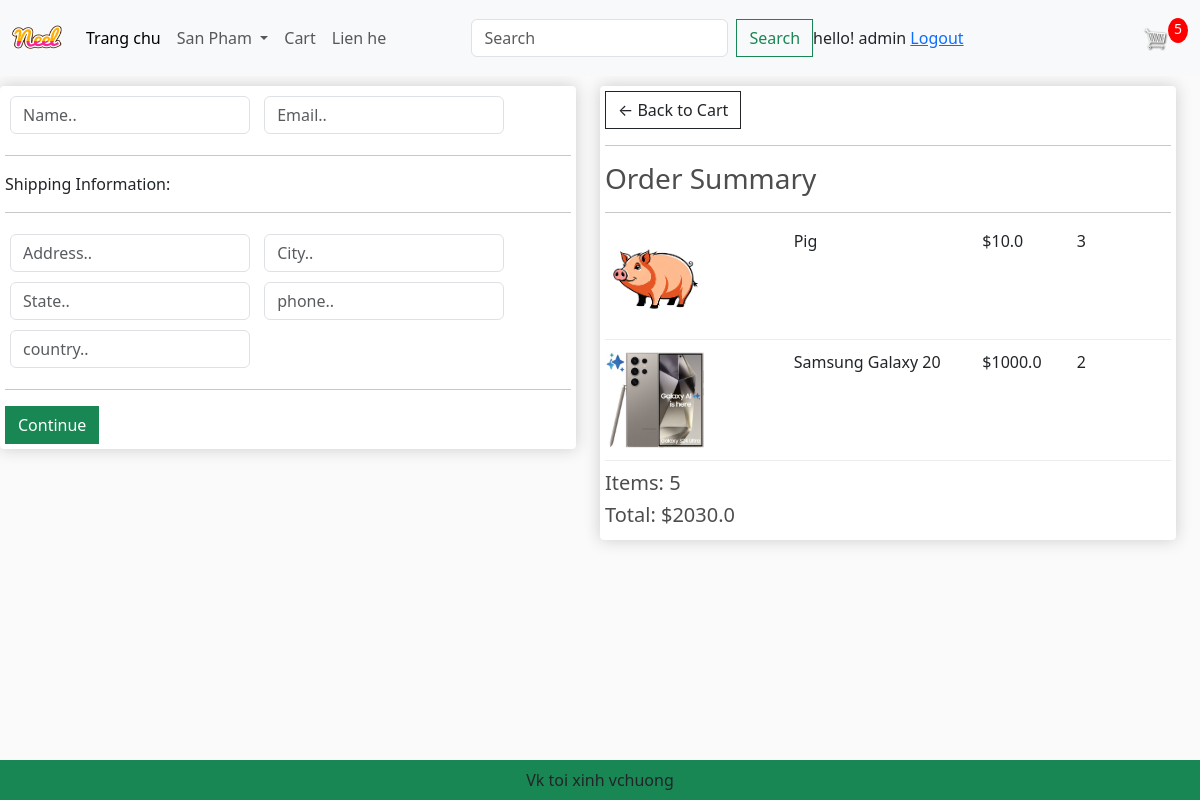
Screenshot of /checkout/ (signed in) with the database file from the repository.
### app/models.py (models this page shows, shortened)
class OrderItem(models.Model):
    product = models.ForeignKey(Product, on_delete=models.SET_NULL, blank=True, null=True)
    order = models.ForeignKey(Order, on_delete=models.SET_NULL, blank=True, null=True)
    quantity = models.IntegerField(default=0, null=True, blank=True)
    date_added = models.DateTimeField(auto_now_add=True)
    @property
    def get_total(self):
        total = self.product.price * self.quantity
        return total

class Product(models.Model):
    category = models.ManyToManyField(Category, related_name='product')
    name = models.CharField(max_length=200, null=True)
    price = models.FloatField()
    digital = models.BooleanField(default=False, null=True, blank=False)
    image = models.ImageField(null=True, blank=True)
    @property
    def ImageUrl(self):
        try:
            url = self.image.url
        except:
            url = ''
        return url

class Order(models.Model):
    customer = models.ForeignKey(User, on_delete=models.SET_NULL, blank=True, null=True)
    date_order = models.DateTimeField(auto_now_add=True)
    complete = models.BooleanField(default=False, null=True, blank=False)
    transaction_id = models.CharField(max_length=200, null=True)
    @property
    def get_cart_items(self):
        orderitems = self.orderitem_set.all()
        total = sum([item.quantity for item in orderitems])
        return total
    @property
    def get_cart_total(self):
        orderitems = self.orderitem_set.all()
        total = sum([item.get_total for item in orderitems])
        return total

### app/views.py (the view)
# urls.py: path('checkout/', views.checkout, name = "checkout"),
def checkout(request):
    if request.user.is_authenticated:
        customer = request.user
        order, created = Order.objects.get_or_create(customer = customer, complete = False)
        items = order.orderitem_set.all()
        cartItems = order.get_cart_items
        user_not_login = "hidden"
        user_login = "show"
    else:
        items = []
        order = {'get_cart_items':0, 'get_cart_total':0}
        cartItems = order['get_cart_items']
        user_not_login = "show"
        user_login = "hidden"
    context = {'items':items, 'order':order, 'cartItems':cartItems, 'user_not_login':user_not_login, 'user_login':user_login}
    return render(request, 'app/checkout.html', context)

### app/templates/app/checkout.html (shortened to what this page needs)
{% extends 'app/base.html' %}
{% load static %}
{% block content_checkout %}
     <div class="row" style="width:100%">
		<div class="col-lg-6">
			<div class="box-element" id="form-wrapper">
				<form id="form">
					<div id="user-info">
						<div class="form-field">
							<input required class="form-control" type="text" name="name" placeholder="Name..">
						</div>
						<div class="form-field">
							<input required class="form-control" type="email" name="email" placeholder="Email..">
						</div>
					</div>
					<div id="shipping-info">
						<hr>
						<p>Shipping Information:</p>
						<hr>
						<div class="form-field">
							<input class="form-control" type="text" name="address" placeholder="Address..">
						</div>
						<div class="form-field">
							<input class="form-control" type="text" name="city" placeholder="City..">
						</div>
						<div class="form-field">
							<input class="form-control" type="text" name="state" placeholder="State..">
						</div>
						<div class="form-field">
							<input class="form-control" type="text" name="phone" placeholder="phone..">
						</div>
						<div class="form-field">
							<input class="form-control" type="text" name="country" placeholder="country..">
						</div>
					</div>
					<hr>
					<input id="form-button" class="btn btn-success btn-block" type="submit" value="Continue">
				</form>
			</div>
			<br>
		</div>
		<div class="col-lg-6">
			<div class="box-element">
				<a  class="btn btn-outline-dark" href="{% url 'cart' %}">&#x2190; Back to Cart</a>
				<hr>
				<h3>Order Summary</h3>
				<hr>
				{%for item in items%}
				<div class="cart-row">
					<div style="flex:2"><img class = "row-image" src="{{item.product.ImageUrl}}"></div>
					<div style="flex:2"><p>{{item.product.name}}</p></div>
					<div style="flex:1"><p>${{item.product.price}}</p></div>
					<div style="flex:1"><p>{{item.quantity}}</p></div>
				</div>
				{%endfor%}
				<h5>Items:   {{order.get_cart_items}}</h5>
				<h5>Total:   ${{order.get_cart_total}}</h5>
			</div>
		</div>
	</div>
{% endblock content_checkout %}

### app/templates/app/base.html (shortened to what this page needs)
{% load static %}
<!DOCTYPE html>
<html>
    <head>
        <link href="https://cdn.jsdelivr.net/npm/bootstrap@5.3.3/dist/css/bootstrap.min.css" rel="stylesheet">
        <link href-"{% static "app/css/style.css" %}" rel = "stylesheet" />
        <link href-"{% static "app/css/owl.carousel.min.css" %}" rel = "stylesheet" />
        <link href-"{% static "app/css/all.min.css" %}" rel = "stylesheet" />
        <link rel="stylesheet" type = "text/css" href = "{%static 'app/css/main.css'%}" >
        <link rel="stylesheet" href="">
    </head>
    <body>
        <nav class="navbar navbar-expand-lg bg-body-tertiary">
            <div class="container-fluid">
              <a class="navbar-brand" href="{%url 'home'%}">
                <img src="{%static 'app/images/Neel.png'%}" width = "50" height = "50" />
              </a>
              <div class="collapse navbar-collapse" id="navbarSupportedContent">
                <ul class="navbar-nav me-auto mb-2 mb-lg-0">
                  <li class="nav-item">
                    <a class="nav-link active" aria-current="page" href="{%url 'home'%}">Trang chu</a>
                  </li>
                  <li class="nav-item dropdown">
                    <a class="nav-link dropdown-toggle" href="#" role="button" data-bs-toggle="dropdown" aria-expanded="false">
                      San Pham
                    </a>
                  </li>
                  <li class="nav-item">
                    <a class="nav-link" href="{%url 'cart'%}">Cart</a>
                  </li>
                  <li class="nav-item">
                    <a class="nav-link" href="#">Lien he</a>
                  </li>
                </ul>
                <form class="d-flex" role="search" method = POST action = "{%url 'search'%}">
                  <input class="form-control me-2" type="search" placeholder="Search" aria-label="Search" name="searched">
                  <button class="btn btn-outline-success" type="submit">Search</button>
                </form>
              </div>
                <div class = 'form-inline my-2 my-lg-0' style = "visibility: {{user_login}}">
                  <span>hello! {{request.user}} </span>
                  <span><a href = "{%url 'logout'%}"> Logout </a></span>
                </div>
              <div class = 'form-inline my-2 my-lg-0'>
                <a href= "{%url 'cart'%}"><img id="cart-icon" src="{% static 'images/cart.png' %}"></a>
              </div>
              <div>
                <p id = 'cart-total'> {{cartItems}} </p>
              </div>
            </div>
          </nav>
          {% block content_checkout %} {% endblock content_checkout %}
          <footer class= "container--fluid bg-success text-center fixed-bottom p-2 mt-5">
            Vk toi xinh vchuong
          </footer>
    </body>
</html>

### app/static/app/css/main.css (style rules this page uses)
body { background-color: hsl(0, 0%, 98%); }
h1,h2,h3,h4,h5,h6 { color:hsl(0, 0%, 30%); }
.box-element { box-shadow:hsl(0, 0%, 80%) 0 0 16px; background-color: #fff; border-radius: 4px; padding: 5px; }
#cart-icon { width:25px; display: inline-block; margin-left: 15px; }
#cart-total { display: block; text-align: center; color:#fff; background-color: red; width: 20px; height: 25px; border-radius: 50%; font-size: 14px; }
.col-lg-3, .col-lg-4, .col-lg-6, .col-lg-8, .col-lg-12 { margin-top: 10px; }
.btn { border-radius: 0; }
.row-image { width: 100px; }
.form-field { width:250px; display: inline-block; padding: 5px; }
.cart-row { display: flex; align-items: flex-stretch; padding-bottom: 10px; margin-bottom: 10px; border-bottom: 1px solid #ececec; }

### rows the page displays
OrderItem: product.ImageUrl (picture), product.name "Pig", product.price "10.0", quantity "3"
OrderItem: product.ImageUrl (picture), product.name "Samsung Galaxy 20", product.price "1000.0", quantity "2"
Order: get_cart_items "5", get_cart_total "2030.0"

### other values shown
{{ request.user }} "admin"
{{ cartItems }} "5"
